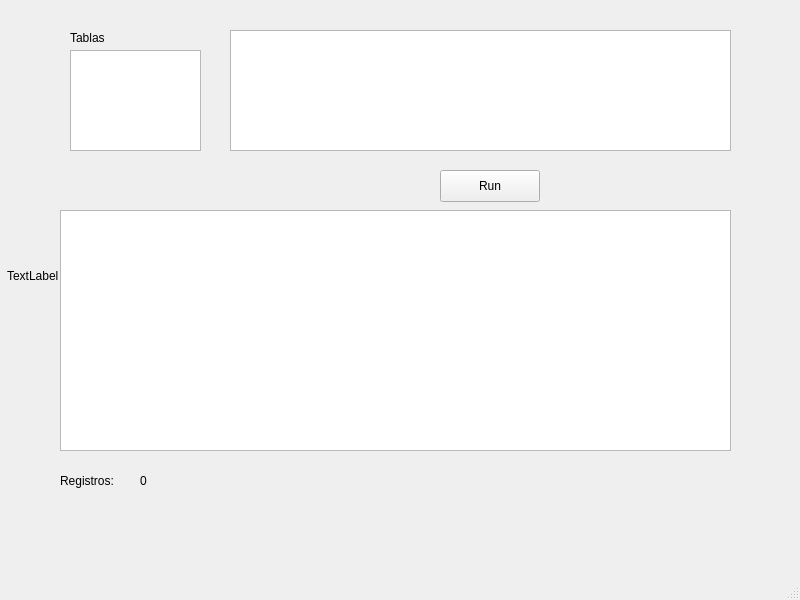
<?xml version="1.0" encoding="UTF-8"?>
<ui version="4.0">
 <class>MainWindow</class>
 <widget class="QMainWindow" name="MainWindow">
  <property name="geometry">
   <rect>
    <x>0</x>
    <y>0</y>
    <width>800</width>
    <height>600</height>
   </rect>
  </property>
  <property name="windowTitle">
   <string>MainWindow</string>
  </property>
  <widget class="QWidget" name="centralwidget">
   <widget class="QPushButton" name="send">
    <property name="geometry">
     <rect>
      <x>440</x>
      <y>170</y>
      <width>100</width>
      <height>32</height>
     </rect>
    </property>
    <property name="text">
     <string>Run</string>
    </property>
   </widget>
   <widget class="QTextEdit" name="query">
    <property name="geometry">
     <rect>
      <x>230</x>
      <y>30</y>
      <width>501</width>
      <height>121</height>
     </rect>
    </property>
   </widget>
   <widget class="QTableWidget" name="tabla">
    <property name="geometry">
     <rect>
      <x>60</x>
      <y>210</y>
      <width>671</width>
      <height>241</height>
     </rect>
    </property>
    <property name="editTriggers">
     <set>QAbstractItemView::NoEditTriggers</set>
    </property>
   </widget>
   <widget class="QPlainTextEdit" name="tablas">
    <property name="geometry">
     <rect>
      <x>70</x>
      <y>50</y>
      <width>131</width>
      <height>101</height>
     </rect>
    </property>
    <property name="readOnly">
     <bool>true</bool>
    </property>
   </widget>
   <widget class="QLabel" name="label_2">
    <property name="geometry">
     <rect>
      <x>70</x>
      <y>30</y>
      <width>58</width>
      <height>16</height>
     </rect>
    </property>
    <property name="text">
     <string>Tablas</string>
    </property>
   </widget>
   <widget class="QSplitter" name="splitter">
    <property name="geometry">
     <rect>
      <x>140</x>
      <y>470</y>
      <width>31</width>
      <height>21</height>
     </rect>
    </property>
    <property name="orientation">
     <enum>Qt::Horizontal</enum>
    </property>
    <widget class="QLabel" name="records">
     <property name="text">
      <string>0</string>
     </property>
    </widget>
   </widget>
   <widget class="QLabel" name="recname">
    <property name="geometry">
     <rect>
      <x>60</x>
      <y>465</y>
      <width>58</width>
      <height>31</height>
     </rect>
    </property>
    <property name="text">
     <string>Registros:</string>
    </property>
   </widget>
   <widget class="QLabel" name="label">
    <property name="geometry">
     <rect>
      <x>7</x>
      <y>5</y>
      <width>781</width>
      <height>541</height>
     </rect>
    </property>
    <property name="text">
     <string>TextLabel</string>
    </property>
   </widget>
   <zorder>label</zorder>
   <zorder>send</zorder>
   <zorder>query</zorder>
   <zorder>tabla</zorder>
   <zorder>tablas</zorder>
   <zorder>label_2</zorder>
   <zorder>splitter</zorder>
   <zorder>recname</zorder>
  </widget>
  <widget class="QMenuBar" name="menubar">
   <property name="geometry">
    <rect>
     <x>0</x>
     <y>0</y>
     <width>800</width>
     <height>24</height>
    </rect>
   </property>
  </widget>
  <widget class="QStatusBar" name="statusbar"/>
 </widget>
 <resources/>
 <connections/>
</ui>
